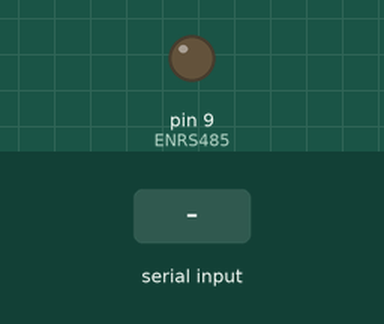
The sketch below on a simulated Arduino Uno, built with avr-gcc and run on an emulated ATmega328P. Shown: output pins drawn as LEDs (lit = HIGH). The test bench sets the inputs (shaded band). What the sketch prints to the serial monitor is not drawn.

Above: at 1.2 s.
1.3 s: "1" received over Serial
2.8 s: "1" received over the second serial link
Timing chart, 0 to 5.8 s (numbered marks = the images above; inputs shaded):
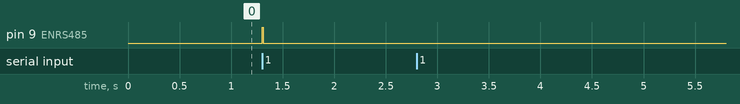

The sketch:

pruebaRS-485.ino
```cpp
# include <SoftwareSerial.h>
// PIN 9 -> RE/DE MAX485
# define ENRS485 9
// PIN 10 -> RX
// PIN 11 -> TX
SoftwareSerial mySerial(10, 11);

void setup() {
  // Puerto serial USB de ARDUINO
  Serial.begin(57600);
  while (!Serial);
  // Puerto TTL <--> RS-485
  mySerial.begin(19200);
  //
  pinMode(ENRS485, OUTPUT);
  digitalWrite(ENRS485, LOW);
  Serial.write("Test RS-485\r\n");

}

void loop() {

  if (mySerial.available()) {
    delay(1);
    Serial.write(mySerial.read());
    delay(5);
  }

  if (Serial.available()) {
    digitalWrite(ENRS485, HIGH);
    delay(10);
    mySerial.write(Serial.read());
    digitalWrite(ENRS485, LOW);
    delay(10);
  }

}
```

Measured:
- after the input at 1.3 s, pin 9 (ENRS485): LOW → HIGH at once, → LOW 0.01 s later
- after the input at 2.8 s, every drawn part: stays the same
